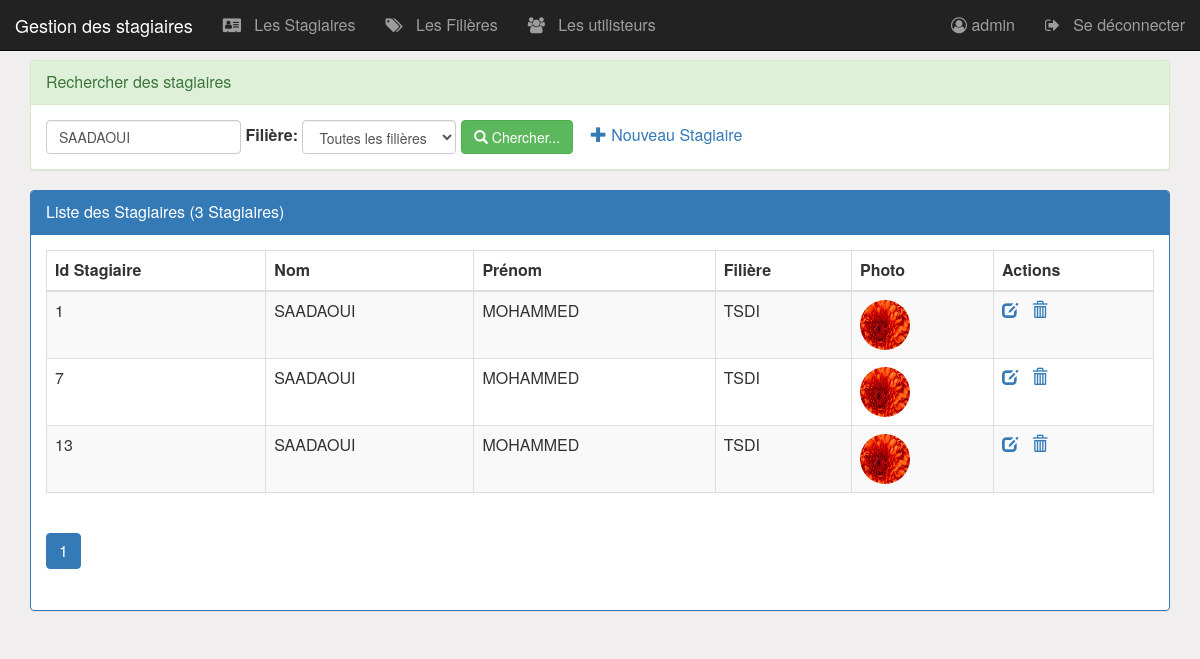
Page /pages/stagiaires.php?nomPrenom=SAADAOUI (signed in) on the committed database.
### tables this page shows
create table stagiaire(
    idStagiaire int(4) auto_increment primary key,
    nom varchar(50),
    prenom varchar(50),
    civilite varchar(1),
    photo varchar(100),
    idFiliere int(4)
);

create table filiere(
    idFiliere int(4) auto_increment primary key,
    nomFiliere varchar(50),
    niveau varchar(50)
);

### pages/stagiaires.php (the view, shortened to what this page needs)
<?php
    require_once("conexiondatabase.php");
    $nomPrenom=isset($_GET['nomPrenom'])?$_GET['nomPrenom']:"";
    $idfiliere=isset($_GET['idfiliere'])?$_GET['idfiliere']:0;
    $size=isset($_GET['size'])?$_GET['size']:5;
    $page=isset($_GET['page'])?$_GET['page']:1;
    $offset=($page-1)*$size;
    if($idfiliere==0){
        $requeteStagiaire="select idStagiaire,nom,prenom,nomFiliere,photo,civilite
                from filiere as f,stagiaire as s
                where f.idFiliere=s.idFiliere
                and (nom like '%$nomPrenom%' or prenom like '%$nomPrenom%')
                order by idStagiaire
                limit $size
                offset $offset";
        $requeteCount="select count(*) countS from stagiaire
                where nom like '%$nomPrenom%' or prenom like '%$nomPrenom%'";
    }
    $resultatStagiaire=$pdo->query($requeteStagiaire);
    $resultatCount=$pdo->query($requeteCount);
    $tabCount=$resultatCount->fetch();
    $nbrStagiaire=$tabCount['countS'];
    $reste=$nbrStagiaire % $size;
    if($reste===0)
        $nbrPage=$nbrStagiaire/$size;
    else
        $nbrPage=floor($nbrStagiaire/$size)+1;
?>
<!DOCTYPE HTML>
<HTML>
    <head>
        <link rel="stylesheet" type="text/css" href="../css/bootstrap.css">
        <link rel="stylesheet" type="text/css" href="../css/font-awesome.min.css">
        <link rel="stylesheet" type="text/css" href="../css/monstyle.css">
    </head>
    <body>
        <?php require("menu.php"); ?>
        <div class="container">
            <div class="panel panel-success margetop60">
				<div class="panel-heading">Rechercher des stagiaires</div>
				<div class="panel-body">
					<form method="get" action="stagiaires.php" class="form-inline">
						<div class="form-group">
                            <input type="text" name="nomPrenom"
                                   placeholder="Nom et prénom"
                                   class="form-control"
                                   value="<?php echo $nomPrenom ?>"/>
                        </div>
                            <label for="idfiliere">Filière:</label>
				            <select name="idfiliere" class="form-control" id="idfiliere"
                                    onchange="this.form.submit()">
                                    <option value=0>Toutes les filières</option>
				            </select>
				        <button type="submit" class="btn btn-success">
                            <span class="glyphicon glyphicon-search"></span>
                            Chercher...
                        </button>
                         <?php if ($_SESSION['user']['role']== 'ADMIN') {?>
                            <a href="nouveauStagiaire.php">
                                <span class="glyphicon glyphicon-plus"></span>
                                Nouveau Stagiaire
                            </a>
                         <?php }?>
					</form>
				</div>
			</div>
            <div class="panel panel-primary">
                <div class="panel-heading">Liste des Stagiaires (<?php echo $nbrStagiaire ?> Stagiaires)</div>
                <div class="panel-body">
                    <table class="table table-striped table-bordered">
                        <thead>
                            <tr>
                                <th>Id Stagiaire</th> <th>Nom</th> <th>Prénom</th>
                                <th>Filière</th> <th>Photo</th>
                                <?php if ($_SESSION['user']['role']== 'ADMIN') {?>
                                	<th>Actions</th>
                                <?php }?>
                            </tr>
                        </thead>
                        <tbody>
                            <?php while($stagiaire=$resultatStagiaire->fetch()){ ?>
                                <tr>
                                    <td><?php echo $stagiaire['idStagiaire'] ?> </td>
                                    <td><?php echo $stagiaire['nom'] ?> </td>
                                    <td><?php echo $stagiaire['prenom'] ?> </td>
                                    <td><?php echo $stagiaire['nomFiliere'] ?> </td>
                                    <td>
                                        <img src="../images/<?php echo $stagiaire['photo']?>"
                                        width="50px" height="50px" class="img-circle">
                                    </td>
                                     <?php if ($_SESSION['user']['role']== 'ADMIN'){?>
                                        <td>
                                            <a href="editerStagiaire.php?idS=<?php echo $stagiaire['idStagiaire'] ?>">
                                                <span class="glyphicon glyphicon-edit"></span>
                                            </a>
                                            <a onclick="return confirm('Etes vous sur de vouloir supprimer le stagiaire')"
                                            href="supprimerStagiaire.php?idS=<?php echo $stagiaire['idStagiaire'] ?>">
                                                <span class="glyphicon glyphicon-trash"></span>
                                            </a>
                                        </td>
                                    <?php }?>
                                 </tr>
                             <?php } ?>
                        </tbody>
                    </table>
                <div>
                    <ul class="pagination">
                        <?php for($i=1;$i<=$nbrPage;$i++){ ?>
                            <li class="<?php if($i==$page) echo 'active' ?>">
            <a href="stagiaires.php?page=<?php echo $i;?>&nomPrenom=<?php echo $nomPrenom ?>&idfiliere=<?php echo $idfiliere ?>">
                                    <?php echo $i; ?>
                                </a>
                             </li>
                        <?php } ?>
                    </ul>
                </div>
                </div>
            </div>
        </div>
    </body>
</HTML>

### css/monstyle.css (style rules this page uses)
.margetop60 { margin-top: 60px; }
body { background-color: rgb(240, 238, 238); font-size: 16px; }

### rows in the picture
stagiaire: idStagiaire "1", nom "SAADAOUI", prenom "MOHAMMED", idFiliere.nomFiliere "TSDI", photo (picture)
stagiaire: idStagiaire "7", nom "SAADAOUI", prenom "MOHAMMED", idFiliere.nomFiliere "TSDI", photo (picture)
stagiaire: idStagiaire "13", nom "SAADAOUI", prenom "MOHAMMED", idFiliere.nomFiliere "TSDI", photo (picture)

### other values in the picture
$_SESSION['user']['login'] "admin"
$nbrStagiaire "3"
